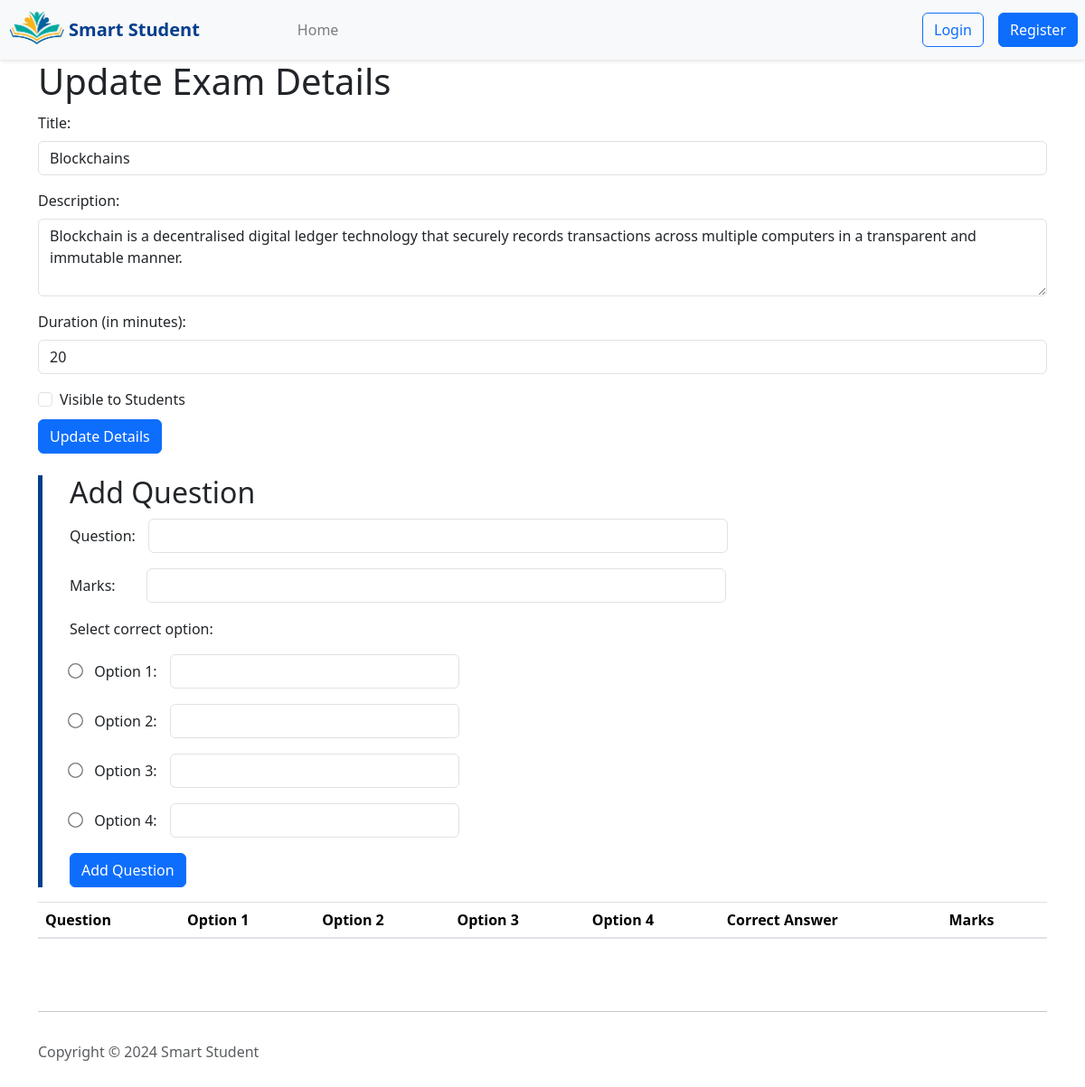
Page /exam/3/ on the earlier database version.
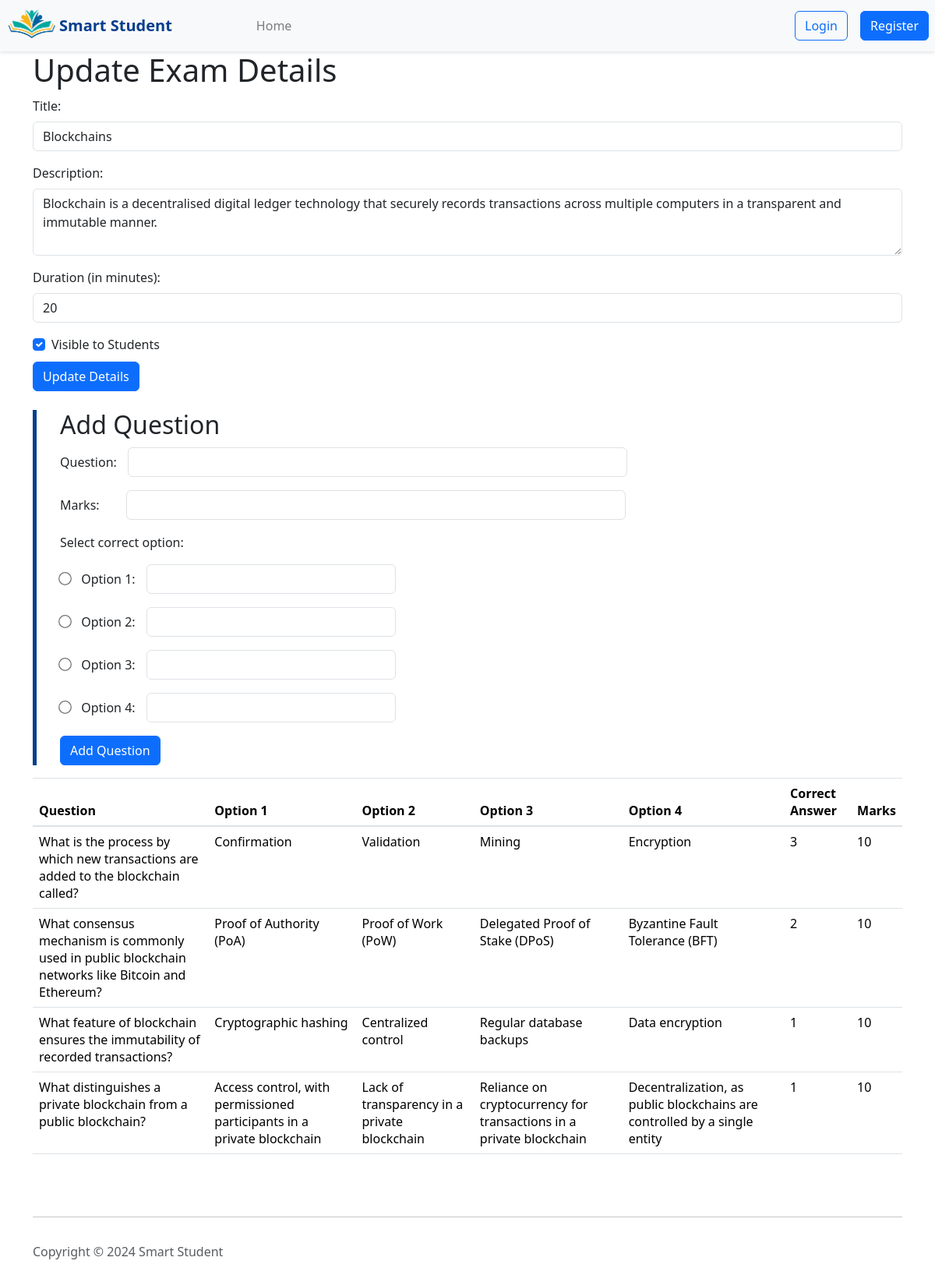
Same page on the later database version.
### pages/models.py (models this page shows)
class Exam(models.Model):
    title = models.CharField(max_length=100)
    description = models.TextField()
    duration = models.IntegerField()
    teacher = models.ForeignKey(User, on_delete=models.CASCADE, related_name='exams')
    visibility = models.BooleanField(default=False)

class Question(models.Model):
    exam = models.ForeignKey(Exam, on_delete=models.CASCADE, related_name='questions')
    question= models.CharField(default ='', max_length=50)
    option1 = models.CharField(max_length=100)
    option2 = models.CharField(max_length=100)
    option3 = models.CharField(max_length=100)
    option4 = models.CharField(max_length=100)
    correct_answer = models.IntegerField()
    marks = models.IntegerField(default=1)

### pages/views.py (the view)
# urls.py: path('exam/<int:id>/', exam, name='exam'),
def exam(request, id):
    exam = Exam.objects.get(id=id)
    questions= Question.objects.filter(exam_id=id)
    return render(request, 'teacher/exam.html', {'exam': exam, 'questions': questions})

### pages/templates/teacher/exam.html (shortened to what this page needs)
<html>
    <head>
         {% load bootstrap5 %}
  {% bootstrap_css %}
  {% load static %}
  <link rel="stylesheet" href="{% static 'global.css' %}">
    </head>
    <body>
        {% include 'navbar.html' %}
        <!DOCTYPE html>
        <html lang="en">
        <head>
            <link rel="stylesheet" href="https://stackpath.bootstrapcdn.com/bootstrap/4.5.2/css/bootstrap.min.css">
        </head>
        <body>
            <div class="container">
                 <form method="post" action="{% url 'update_exam' exam.id %}"
                 >
                    <h1>Update Exam Details</h1>
                    <div class="form-group">
                        <label for="title">Title:</label>
                        <input type="text" class="form-control" id="title" name="title" value="{{ exam.title }}">
                    </div>
                    <div class="form-group">
                        <label for="description">Description:</label>
                        <textarea class="form-control" id="description" name="description" rows="3">{{ exam.description }}</textarea>
                    </div>
                    <div class="form-group">
                        <label for="duration">Duration (in minutes):</label>
                        <input type="number" class="form-control" id="duration" name="duration" value="{{ exam.duration }}">
                    </div>
                    <div class="form-group form-check">
                        <input type="checkbox" class="form-check-input" id="visibility" name="visibility" {% if exam.visibility %}checked{% endif %}>
                        <label class="form-check-label" for="visibility">Visible to Students</label>
                    </div>
                    <button type="submit" class="btn btn-primary my-2">Update Details</button>
                </form>
                {% include 'teacher/addQuestion.html' %}
                <table class="table table-hover">
                    <thead>
                        <tr>
                            <th>Question</th>
                            <th>Option 1</th>
                            <th>Option 2</th>
                            <th>Option 3</th>
                            <th>Option 4</th>
                            <th>Correct Answer</th>
                            <th>Marks</th>
                        </tr>
                    </thead>
                    <tbody>
                        {% for question in questions %}
                        <tr>
                            <td>{{ question.question }}</td>
                            <td>{{ question.option1 }}</td>
                            <td>{{ question.option2 }}</td>
                            <td>{{ question.option3 }}</td>
                            <td>{{ question.option4 }}</td>
                            <td>{{ question.correct_answer }}</td>
                            <td>{{ question.marks }}</td>
                        </tr>
                        {% endfor %}
                    </tbody>
                </table>
            </div>
        </body>
        </html>
        {% include 'footer.html' %}
    </body>
</html>

### pages/templates/navbar.html (shortened to what this page needs)
<html>
  <head>
    {% load bootstrap5 %} {% bootstrap_css %} {% bootstrap_javascript %} {% load static %}
    <link rel="stylesheet" href="{% static 'global.css' %}" />
  </head>
  <nav class="custom-navbar navbar navbar-expand-lg navbar-light bg-light nav-bar-design">
    <img
      class="nav-logo ml-3"
      src="{% static 'images/logo-full.png' %}"
      alt="logo"
    />
    <span class="nav-logo-heading"> Smart Student</span>
    <div class="collapse navbar-collapse" id="navbarNav">
      <ul class="navbar-nav nav-content-container">
        <li class="nav-item">
          <a class="nav-link" href="/">Home</a>
        </li>
      </ul>
    </div>
    <div class="navbar-nav ml-auto nav-button-container">
      {% if not request.user.is_authenticated %}
      <a href="/login" class="btn btn-outline-primary mx-2 login-button">Login</a>
      <a href="/signup" class="btn btn-primary register-button mx-2">Register</a>
      {% endif %}
    </div>
  </nav>
</html>

### pages/templates/teacher/addQuestion.html (shortened to what this page needs)
<html>
    <head>
         {% load bootstrap5 %}
  {% bootstrap_css %}
  {% load static %}
  <link rel="stylesheet" href="{% static 'global.css' %}">
    </head>
    <body>
        <!DOCTYPE html>
        <html lang="en">
        <head>
            <link rel="stylesheet" href="https://stackpath.bootstrapcdn.com/bootstrap/4.5.2/css/bootstrap.min.css">
        </head>
        <body>
            <div class="container question-container">
                <h2>Add Question</h2>
                <form method="post" id="questionForm"  action="{% url 'add_question' exam.id %}" >
                    <div class="form-group">
                        <label for="question">Question:</label>
                        <input type="text" class="form-control question-quiz" id="question" name="question">
                    </div>
                    <div class="form-group">
                        <label for="marks" class="marks-label">Marks:</label>
                        <input type="text" class="form-control question-quiz" id="marks" name="marks">
                    </div>
                    <p>Select correct option:</p>
                    <div class="form-group">
                        <input  class="radio-btn" type="radio" id="option1" name="correct" value="1">
                        <label for="option1">Option 1:</label>
                        <input type="text" class="form-control option-input" id="option1" name="option1">
                    </div>
                    <div class="form-group">
                        <input  class="radio-btn" type="radio" id="option2" name="correct" value="2">
                        <label for="option2">Option 2:</label>
                        <input type="text" class="form-control option-input" id="option2" name="option2">
                    </div>
                    <div class="form-group">
                        <input  class="radio-btn" type="radio" id="option3" name="correct" value="3">
                        <label for="option3">Option 3:</label>
                        <input type="text" class="form-control option-input" id="option3" name="option3">
                    </div>
                    <div class="form-group">
                        <input class="radio-btn" type="radio" id="option4" name="correct" value="4">
                        <label for="option4">Option 4:</label>
                        <input type="text" class="form-control option-input" id="option4" name="option4">
                    </div>
                    <button type="submit" class="btn btn-primary" >Add Question</button>
                </form>
            </div>
        </body>
        </html>
    </body>
</html>

### pages/templates/footer.html (shortened to what this page needs)
<!DOCTYPE html>
<html data-bs-theme="light" lang="en">
<head>
    {% load bootstrap5 %}
    {% bootstrap_css %}
    {% load static %}
     <link rel="stylesheet" href="{% static 'global.css' %}">
   </head>
<body>
    <footer>
        <div class="container py-4 py-lg-5">
            <hr>
            <div class="d-flex justify-content-between align-items-center pt-3">
                <p class="text-muted mb-0">Copyright © 2024 Smart Student</p>
                <ul class="list-inline mb-0">
                </ul>
            </div>
        </div>
    </footer>
</body>
</html>

### pages/static/global.css (style rules this page uses)
.nav-logo { max-width: 50px; margin-left: 10px; transform: scale(1.2); }
.navbar { box-shadow: 0 2px 4px rgba(0, 0, 0, 0.1); }
.nav-logo-heading { margin-left: 10px; font-size: 20px; font-weight: 700; color: #033E8C; }
.nav-link { font-weight: 500; margin-left: 20px; }
.nav-content-container { margin-left: 80px; }
.form-group { margin-top: 10px; }
.radio-btn { transform: scale(1.3); margin-right: 10px; }
.option-input { max-width: 30%; margin-left: 10px; display: inline; }
.question-quiz { max-width: 60%; display: inline; margin-left: 10px; }
.marks-label { padding-right: 20px; }
.question-container { padding-left: 30px; border-left: 5px solid #033E8C; }

Differences in the rows shown:
changed Exam "Blockchains": visibility "☐" → "☑"
added Question: question "What is the process by which new transactions are added to the blockchain called?", option1 "Confirmation", option2 "Validation", option3 "Mining", option4 "Encryption", correct_answer "3", marks "10"
added Question: question "What consensus mechanism is commonly used in public blockchain networks like Bitcoin and Ethereum?", option1 "Proof of Authority (PoA)", option2 "Proof of Work (PoW)", option3 "Delegated Proof of Stake (DPoS)", option4 "Byzantine Fault Tolerance (BFT)", correct_answer "2", marks "10"
added Question: question "What feature of blockchain ensures the immutability of recorded transactions?", option1 "Cryptographic hashing", option2 "Centralized control", option3 "Regular database backups", option4 "Data encryption", correct_answer "1", marks "10"
added Question: question "What distinguishes a private blockchain from a public blockchain?", option1 "Access control, with permissioned participants in a private blockchain", option2 "Lack of transparency in a private blockchain", option3 "Reliance on cryptocurrency for transactions in a private blockchain", option4 "Decentralization, as public blockchains are controlled by a single entity", correct_answer "1", marks "10"
